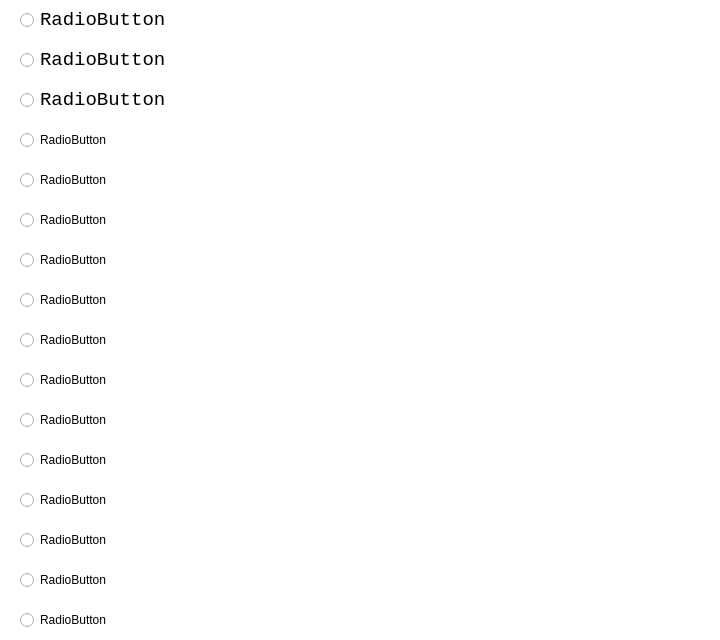
<?xml version="1.0" encoding="UTF-8"?>
<ui version="4.0">
 <class>Form</class>
 <widget class="QWidget" name="Form">
  <property name="geometry">
   <rect>
    <x>0</x>
    <y>0</y>
    <width>720</width>
    <height>640</height>
   </rect>
  </property>
  <property name="windowTitle">
   <string>Form</string>
  </property>
  <property name="styleSheet">
   <string notr="true">background-color: rgb(255, 255, 255);</string>
  </property>
  <widget class="QRadioButton" name="radioButton">
   <property name="geometry">
    <rect>
     <x>20</x>
     <y>0</y>
     <width>680</width>
     <height>40</height>
    </rect>
   </property>
   <property name="font">
    <font>
     <family>Consolas</family>
     <pointsize>14</pointsize>
    </font>
   </property>
   <property name="text">
    <string>RadioButton</string>
   </property>
  </widget>
  <widget class="QRadioButton" name="radioButton_2">
   <property name="geometry">
    <rect>
     <x>20</x>
     <y>40</y>
     <width>680</width>
     <height>40</height>
    </rect>
   </property>
   <property name="font">
    <font>
     <family>Consolas</family>
     <pointsize>14</pointsize>
    </font>
   </property>
   <property name="text">
    <string>RadioButton</string>
   </property>
  </widget>
  <widget class="QRadioButton" name="radioButton_3">
   <property name="geometry">
    <rect>
     <x>20</x>
     <y>80</y>
     <width>260</width>
     <height>40</height>
    </rect>
   </property>
   <property name="font">
    <font>
     <family>Consolas</family>
     <pointsize>14</pointsize>
     <weight>50</weight>
     <italic>false</italic>
     <bold>false</bold>
    </font>
   </property>
   <property name="styleSheet">
    <string notr="true">font: 14pt &quot;Consolas&quot;;</string>
   </property>
   <property name="text">
    <string>RadioButton</string>
   </property>
  </widget>
  <widget class="QRadioButton" name="radioButton_4">
   <property name="geometry">
    <rect>
     <x>20</x>
     <y>120</y>
     <width>260</width>
     <height>40</height>
    </rect>
   </property>
   <property name="styleSheet">
    <string notr="true">font: 14pt &quot;Consolas&quot;;</string>
   </property>
   <property name="text">
    <string>RadioButton</string>
   </property>
  </widget>
  <widget class="QRadioButton" name="radioButton_5">
   <property name="geometry">
    <rect>
     <x>20</x>
     <y>160</y>
     <width>260</width>
     <height>40</height>
    </rect>
   </property>
   <property name="styleSheet">
    <string notr="true">font: 14pt &quot;Consolas&quot;;</string>
   </property>
   <property name="text">
    <string>RadioButton</string>
   </property>
  </widget>
  <widget class="QRadioButton" name="radioButton_6">
   <property name="geometry">
    <rect>
     <x>20</x>
     <y>200</y>
     <width>260</width>
     <height>40</height>
    </rect>
   </property>
   <property name="styleSheet">
    <string notr="true">font: 14pt &quot;Consolas&quot;;</string>
   </property>
   <property name="text">
    <string>RadioButton</string>
   </property>
  </widget>
  <widget class="QRadioButton" name="radioButton_7">
   <property name="geometry">
    <rect>
     <x>20</x>
     <y>240</y>
     <width>260</width>
     <height>40</height>
    </rect>
   </property>
   <property name="styleSheet">
    <string notr="true">font: 14pt &quot;Consolas&quot;;</string>
   </property>
   <property name="text">
    <string>RadioButton</string>
   </property>
  </widget>
  <widget class="QRadioButton" name="radioButton_8">
   <property name="geometry">
    <rect>
     <x>20</x>
     <y>280</y>
     <width>260</width>
     <height>40</height>
    </rect>
   </property>
   <property name="styleSheet">
    <string notr="true">font: 14pt &quot;Consolas&quot;;</string>
   </property>
   <property name="text">
    <string>RadioButton</string>
   </property>
  </widget>
  <widget class="QRadioButton" name="radioButton_9">
   <property name="geometry">
    <rect>
     <x>20</x>
     <y>320</y>
     <width>260</width>
     <height>40</height>
    </rect>
   </property>
   <property name="styleSheet">
    <string notr="true">font: 14pt &quot;Consolas&quot;;</string>
   </property>
   <property name="text">
    <string>RadioButton</string>
   </property>
  </widget>
  <widget class="QRadioButton" name="radioButton_10">
   <property name="geometry">
    <rect>
     <x>20</x>
     <y>360</y>
     <width>260</width>
     <height>40</height>
    </rect>
   </property>
   <property name="styleSheet">
    <string notr="true">font: 14pt &quot;Consolas&quot;;</string>
   </property>
   <property name="text">
    <string>RadioButton</string>
   </property>
  </widget>
  <widget class="QRadioButton" name="radioButton_11">
   <property name="geometry">
    <rect>
     <x>20</x>
     <y>400</y>
     <width>260</width>
     <height>40</height>
    </rect>
   </property>
   <property name="styleSheet">
    <string notr="true">font: 14pt &quot;Consolas&quot;;</string>
   </property>
   <property name="text">
    <string>RadioButton</string>
   </property>
  </widget>
  <widget class="QRadioButton" name="radioButton_12">
   <property name="geometry">
    <rect>
     <x>20</x>
     <y>440</y>
     <width>260</width>
     <height>40</height>
    </rect>
   </property>
   <property name="styleSheet">
    <string notr="true">font: 14pt &quot;Consolas&quot;;</string>
   </property>
   <property name="text">
    <string>RadioButton</string>
   </property>
  </widget>
  <widget class="QRadioButton" name="radioButton_13">
   <property name="geometry">
    <rect>
     <x>20</x>
     <y>480</y>
     <width>260</width>
     <height>40</height>
    </rect>
   </property>
   <property name="styleSheet">
    <string notr="true">font: 14pt &quot;Consolas&quot;;</string>
   </property>
   <property name="text">
    <string>RadioButton</string>
   </property>
  </widget>
  <widget class="QRadioButton" name="radioButton_14">
   <property name="geometry">
    <rect>
     <x>20</x>
     <y>520</y>
     <width>260</width>
     <height>40</height>
    </rect>
   </property>
   <property name="styleSheet">
    <string notr="true">font: 14pt &quot;Consolas&quot;;</string>
   </property>
   <property name="text">
    <string>RadioButton</string>
   </property>
  </widget>
  <widget class="QRadioButton" name="radioButton_15">
   <property name="geometry">
    <rect>
     <x>20</x>
     <y>560</y>
     <width>260</width>
     <height>40</height>
    </rect>
   </property>
   <property name="styleSheet">
    <string notr="true">font: 14pt &quot;Consolas&quot;;</string>
   </property>
   <property name="text">
    <string>RadioButton</string>
   </property>
  </widget>
  <widget class="QRadioButton" name="radioButton_16">
   <property name="geometry">
    <rect>
     <x>20</x>
     <y>600</y>
     <width>260</width>
     <height>40</height>
    </rect>
   </property>
   <property name="styleSheet">
    <string notr="true">font: 14pt &quot;Consolas&quot;;</string>
   </property>
   <property name="text">
    <string>RadioButton</string>
   </property>
  </widget>
 </widget>
 <resources/>
 <connections/>
</ui>
